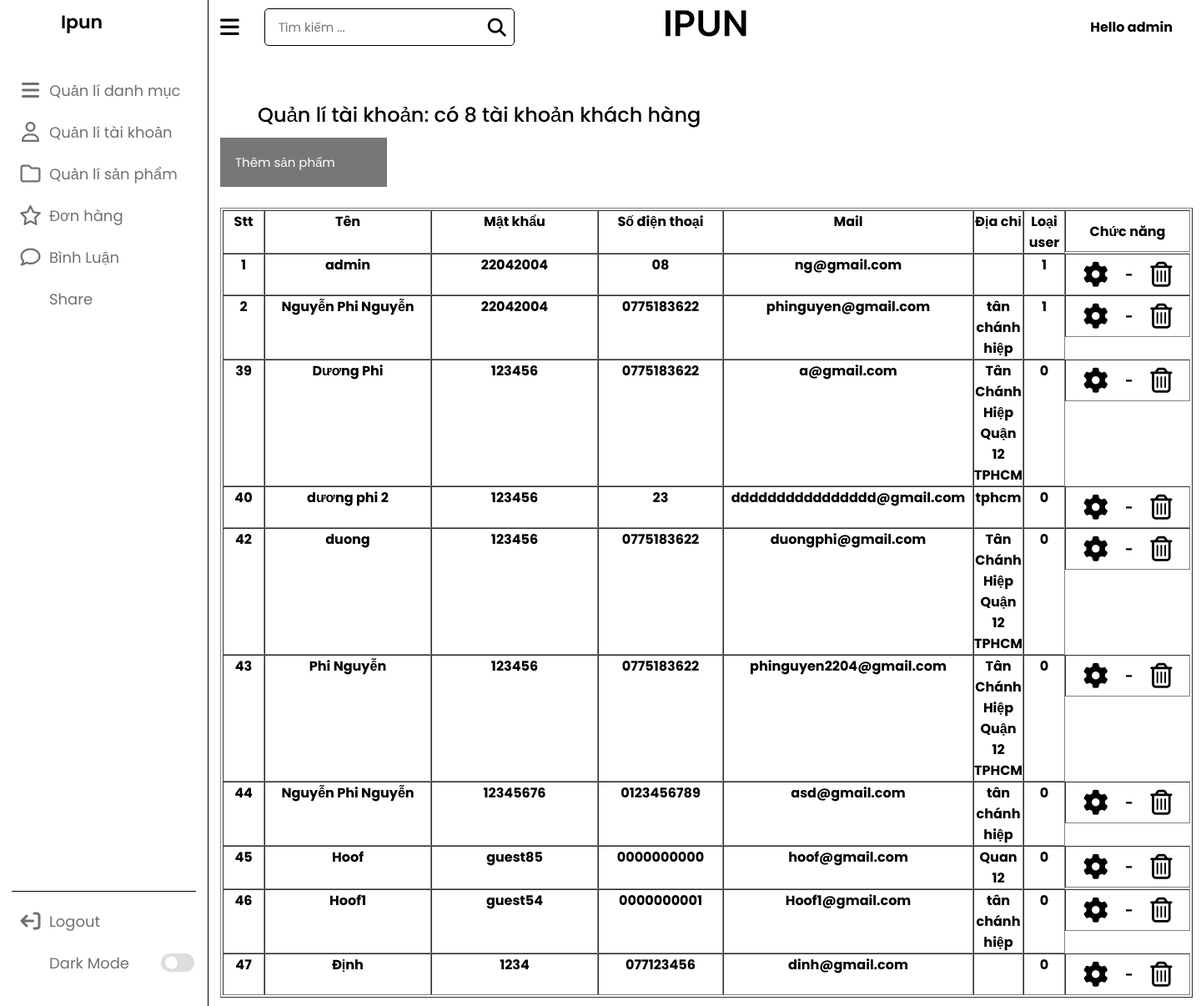
The page /admin/index.php?page=user (signed in) on the database its author committed.
### tables this page shows
CREATE TABLE `user` (
  `id` int(6) NOT NULL,
  `username` varchar(50) NOT NULL,
  `email` varchar(50) NOT NULL,
  `pass` varchar(50) NOT NULL,
  `phone` varchar(20) NOT NULL,
  `diachi` text DEFAULT NULL,
  `role` tinyint(1) NOT NULL DEFAULT 0
);

### dao/pdo.php (called while the page is built, shortened)
<?php
function pdo_get_connection(){
    $dburl = "mysql:host=localhost;dbname=wd18313;charset=utf8";
    $username = 'root';
    $password = '';
    $conn = new PDO($dburl, $username, $password);
    $conn->setAttribute(PDO::ATTR_ERRMODE, PDO::ERRMODE_EXCEPTION);
    return $conn;
}
function pdo_query($sql){
    $sql_args = array_slice(func_get_args(), 1);
    try{
        $conn = pdo_get_connection();
        $stmt = $conn->prepare($sql);
        $stmt->execute($sql_args);
        $rows = $stmt->fetchAll();
        return $rows;
    }
    catch(PDOException $e){
        throw $e;
    }
    finally{
        unset($conn);
    }
}
function pdo_query_value($sql){
    $sql_args = array_slice(func_get_args(), 1);
    try{
        $conn = pdo_get_connection();
        $stmt = $conn->prepare($sql);
        $stmt->execute($sql_args);
        $row = $stmt->fetch(PDO::FETCH_ASSOC);
        return array_values($row)[0];
    }
    catch(PDOException $e){
        throw $e;
    }
    finally{
        unset($conn);
    }
}

### dao/user.php (called while the page is built, shortened)
<?php
require_once 'pdo.php';
function user_select_all(){
    $sql = "SELECT * FROM user";
    return pdo_query($sql);
}
function count_user(){
    $sql="SELECT COUNT(*) FROM user where role=0    ";
  return  pdo_query_value($sql);
}

### admin/admin_user.php (the view, shortened to what this page needs)
<?php
    $html_user_admin='';
    foreach($admin_user as $item){
        extract($item);
        $html_user_admin.='
        <tr class="data-user">
        <th>'.$id.'</th>
        <th>'.$username.'</th>
        <th>'.$pass.'</th>
        <th>'.$phone.'</th>
        <th>'.$email.'</th>
        <th>'.$diachi.'</th>
        <th>'.$role.'</th>
        <th>
        <a href="admin.php?page=sua_user&id='.$id.'"><i class="fa-solid fa-gear fa-xl"></i></a> -
        <a href="admin.php?page=xoa_user&id='.$id.'"><i class="fa-regular fa-trash-can fa-xl"></i></a>
        </th>
    </tr>
        ';
    }
    ?>
<div class="activity">
          <div class="title">
            <i class="uil uil-clock-three"></i>
            <span class="text">Quản lí tài khoản: có <?=$count_user?> tài khoản khách hàng</span>
          </div>
          <button class="collapsible">Thêm sản phẩm</button>
<br>
    <table border="1" class="activity-data">
            <tr class="data-user">
              <th class="data-title">Stt</th>
              <th class="data-title">Tên</th>
              <th class="data-title">Mật khẩu</th>
              <th class="data-title">Số điện thoại</th>
              <th class="data-title">Mail</th>
              <th class="data-title">Địa chỉ</th>
              <th class="data-title">Loại user</th>
              <th class="data-title">Chức năng</th>
            </tr>
            <?=$html_user_admin?>
</table>
</div>

### admin/view/style.css (style rules this page uses)
* { margin: 0; padding: 0; box-sizing: border-box; font-family: "Poppins", sans-serif; }
a { text-decoration: none; color: var(--toggle-color); }
:root { --primary-color: #0e4bf1; --panel-color: #ffffff; --text-color: #000; --black-light-color: #707070; --border-color: #000000; --toggle-color: #ddd; --box1-color: #4da3ff; --box2-color: #ffe6ac; --box3-color: #e7d1fc; --title-icon-color: #fff; --tran-05: all 0.5s ease; --tran-03: all 0.3s ease; --tran-03: all 0.2s ease; }
body { min-height: 100vh; background-color: var(--primary-color); }
.dash-content .title { display: flex; align-items: center; margin: 60px 0 10px 0; }
.dash-content .title i { position: relative; height: 35px; width: 35px; border-radius: 6px; color: var(--title-icon-color); display: flex; align-items: center; justify-content: center; font-size: 24px; }
.dash-content .title .text { font-size: 24px; font-weight: 500; color: var(--text-color); margin-left: 10px; }
.data-user { width: 100%; display: grid; grid-template-columns: 50px 200px 200px 150px 300px auto 50px 150px; }
.data-user th:last-child { display: flex; justify-content: space-evenly; align-items: center; height: 50px; }
.activity-data { width: 100%; }
th { color: var(--text-color); }
th a { text-decoration: none; color:var(--text-color); font-size: 20px; }
.data-title { font-size: 16px; }
.collapsible { background-color: #777; color: white; cursor: pointer; padding: 18px; width: 200px; border: none; text-align: left; outline: none; font-size: 15px; }

### rows shown on the page
user: id "1", username "admin", pass "22042004", phone "08", email "ng@gmail.com", role "1"
user: id "2", username "Nguyễn Phi Nguyễn", pass "22042004", phone "0775183622", email "phinguyen@gmail.com", diachi "tân chánh hiệp", role "1"
user: id "39", username "Dương Phi", pass "123456", phone "0775183622", email "a@gmail.com", diachi "Tân Chánh Hiệp Quận 12 TPHCM", role "0"
user: id "40", username "dương phi 2", pass "123456", phone "23", email "dddddddddddddddd@gmail.com", diachi "tphcm", role "0"
user: id "42", username "duong", pass "123456", phone "0775183622", email "duongphi@gmail.com", diachi "Tân Chánh Hiệp Quận 12 TPHCM", role "0"
user: id "43", username "Phi Nguyễn", pass "123456", phone "0775183622", email "phinguyen2204@gmail.com", diachi "Tân Chánh Hiệp Quận 12 TPHCM", role "0"
user: id "44", username "Nguyễn Phi Nguyễn", pass "12345676", phone "0123456789", email "asd@gmail.com", diachi "tân chánh hiệp", role "0"
user: id "45", username "Hoof", pass "guest85", phone "0000000000", email "hoof@gmail.com", diachi "Quan 12", role "0"
user: id "46", username "Hoof1", pass "guest54", phone "0000000001", email "Hoof1@gmail.com", diachi "tân chánh hiệp", role "0"
user: id "47", username "Định", pass "1234", phone "077123456", email "dinh@gmail.com", role "0"

### other values the page prints
$username "admin"
$count_user "8"
